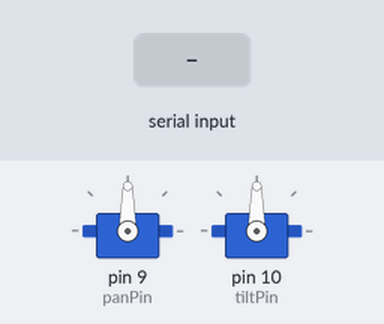
Bench run of a sketch on a simulated Arduino Uno, built with avr-gcc and run on an emulated ATmega328P. Shown: 2 × servo. The test bench sets the inputs (shaded band).

Above: at 1.2 s.
1.3 s: "u" received over Serial
At 1.7 s:
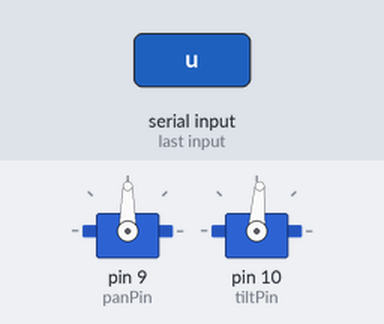
2.8 s: "l" received over Serial
At 4.1 s:
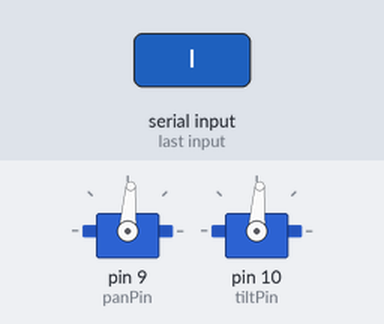
Timing chart, 0 to 5.8 s (numbered marks = the images above; inputs shaded):
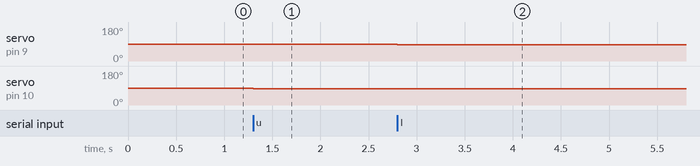

The sketch:

Arduino_Code.ino
```cpp
#include <Servo.h>

Servo panServo;   // Define servo for pan movement
Servo tiltServo;  // Define servo for tilt movement

const int panPin = 9;    // Connect pan servo to pin 9
const int tiltPin = 10;  // Connect tilt servo to pin 10

//face detection (4.5)
//color detection(3)
int ds = 4.5;

void setup() {
  Serial.begin(9600);    // Start serial communication
  panServo.attach(panPin);
  tiltServo.attach(tiltPin);
}

void loop() {
  if (Serial.available() > 0) {
    char command = Serial.read();

    switch (command) {
      case 'u':
        tiltServo.write(tiltServo.read() - ds);  // Incrementally move tilt up
        //delay(5);
        break;
      case 'd':
        tiltServo.write(tiltServo.read() + ds);  // Incrementally move tilt down
        //delay(5);
        break;
      case 'l':
        panServo.write(panServo.read() - ds);    // Incrementally move pan left
        //delay(5);
        break;
      case 'r':
        panServo.write(panServo.read() + ds);    // Incrementally move pan right
        //delay(5);
        break;
      case 's':
        panServo.write(90);   // Stop pan (set to center position)
        tiltServo.write(90);  // Stop tilt (set to center position)
        break;
      default:
        break;
    }
  }
}
```

Measured:
- after the input at 1.3 s, servo on pin 10 (tiltPin): 90° → 86° at once
- after the input at 2.8 s, servo on pin 9 (panPin): 90° → 86° at once
